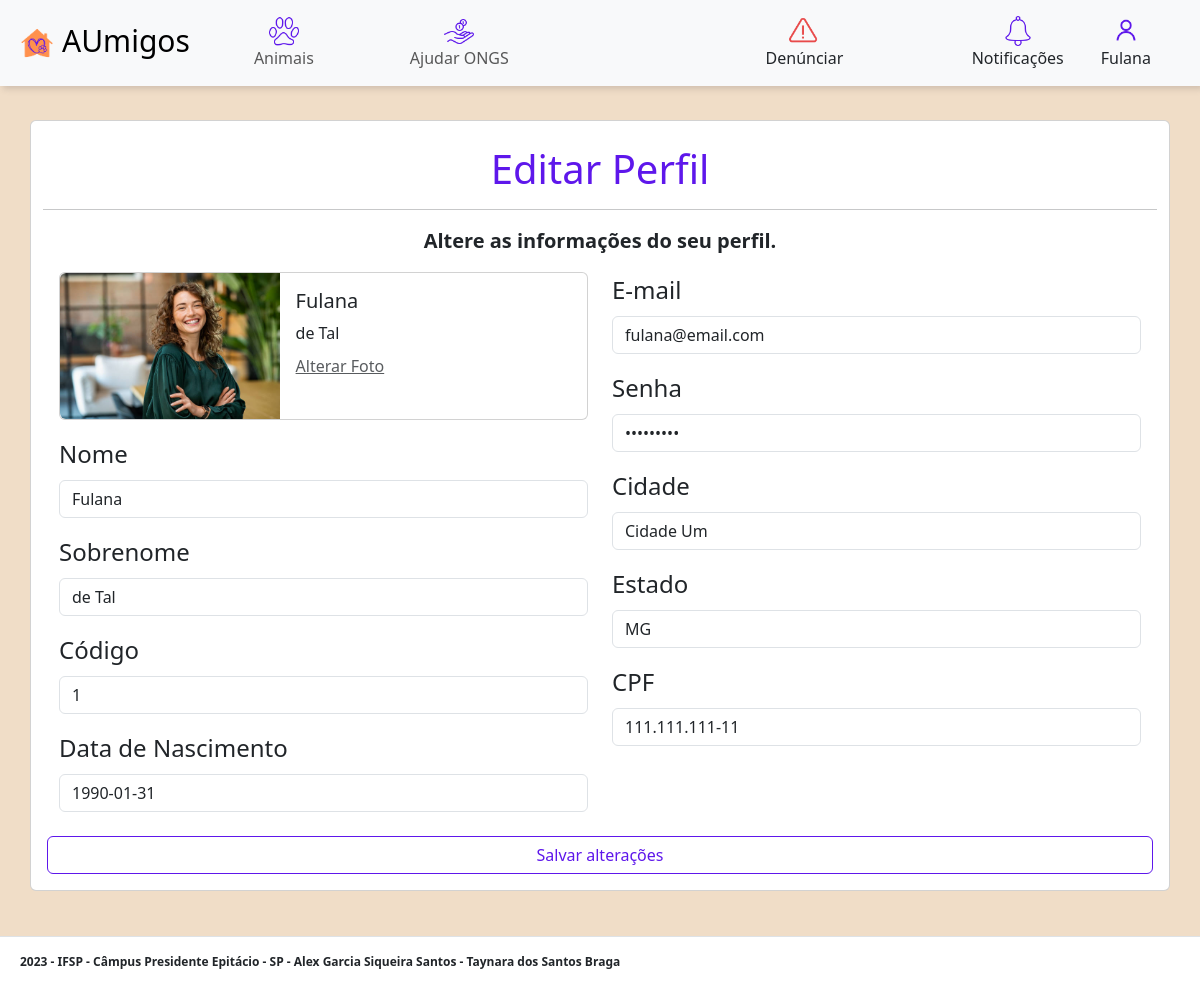
Page /u_editar.php?usuario_codigo=1 (signed in) on the committed database.
### tables this page shows
CREATE TABLE Usuario (
	usuario_codigo INT NOT NULL AUTO_INCREMENT,
	usuario_cpf VARCHAR(14) NOT NULL UNIQUE,
    usuario_foto VARCHAR(255),
	nome VARCHAR(45) NOT NULL,
	sobrenome VARCHAR(45) NOT NULL,
	data_nasc DATE NOT NULL,
	email VARCHAR(45) NOT NULL,
	senha VARCHAR(45) NOT NULL,
	cidade VARCHAR(45) NOT NULL,
	estado VARCHAR(45) NOT NULL,
	PRIMARY KEY (usuario_codigo)
);

### funcoes/_funcoesConfigBanco.php (called while the page is built, shortened)
<?php
function executarSelect($con, $sql){
    $res = mysqli_query($con, $sql);
    if($res && mysqli_num_rows($res) > 0){
        $dados = mysqli_fetch_all($res, MYSQLI_ASSOC);
    } else {
        $dados = array();
    }
    return $dados;
}

### u_editar.php (the view, shortened to what this page needs)
<?php
include "layout/_cabecalho.php";
include "layout/_u_navbar.php";
if (!isset($_POST["u_salvar"])) {
  $conexao = conectarBanco("aumigos");
  $usuario_codigo = $_GET["usuario_codigo"];
  $sql = "SELECT * FROM Usuario WHERE usuario_codigo = $usuario_codigo";
  $usuarios = executarSelect($conexao, $sql);
  $usuario = $usuarios[0];
}
?>
<main>
  <br><br><br>
  <div class="container mt-5 card">
    <br>
    <div class="row">
      <div class="col-12">
        <div class="text-center">
          <h1 class="titulo2">Editar Perfil</h1>
          <hr>
          <div class="fs-5 texto2">Altere as informações do seu perfil.</div>
        </div>
      </div>
    </div>
    <div class="row card-body">
      <div class="col-6">
        <form class=" fs-4" method="POST" action="atualizar.php" enctype="multipart/form-data">
          <div class="mb-2">
            <div class="">
              <div class="card mb-3" style="max-width: 540px;">
                <div class="row g-0">
                  <div class="col-md-5">
                    <img src="upload/<?= $usuario["usuario_foto"] ?>" class="img-fluid rounded-start" alt="...">
                  </div>
                  <div class="col-md-7">
                    <div class="card-body">
                      <h5 class="card-title"><?= $usuario["nome"] ?></h5>
                      <div class="fs-6 card-text"><?= $usuario["sobrenome"] ?></div>
                      <p class="card-text"><small class="text-body-secondary"><a class="text-body-secondary fs-6" href="u_editar_foto.php?usuario_codigo=<?= $usuario["usuario_codigo"] ?>">Alterar Foto</a></small></p>
                    </div>
                  </div>
                </div>
              </div>
            </div>
          </div>
          <div class="mb-3">
            <label for="nome" class="form-label">Nome</label>
            <input type="text" class="form-control" id="nome" name="nome" value="<?= $usuario["nome"] ?>">
          </div>
          <div class="mb-3">
            <label for="sobrenome" class="form-label">Sobrenome</label>
            <input type="text" class="form-control" id="sobrenome" name="sobrenome" value="<?= $usuario["sobrenome"] ?>">
          </div>
          <div class="mb-3">
            <label for="usuario_codigo" class="form-label">Código</label>
            <input type="text" class="form-control" id="usuario_codigo" name="usuario_codigo" value="<?= $usuario["usuario_codigo"] ?>" readonly>
          </div>
          <div class="mb-3">
            <label for="data_nasc" class="form-label">Data de Nascimento</label>
            <input type="text" class="form-control" id="data_nasc" name="data_nasc" value="<?= $usuario["data_nasc"] ?>">
          </div>
      </div>
      <div class="col-6 fs-4">
        <div class="mb-3">
          <label for="email" class="form-label">E-mail</label>
          <input type="email" class="form-control" id="email" name="email" placeholder="Digite um e-mail" value="<?= $usuario["email"] ?>">
        </div>
        <div class="mb-3">
          <label for="senha" class="form-label">Senha</label>
          <input type="password" class="form-control" id="senha" name="senha" placeholder="Digite uma senha" value="<?= $usuario["senha"] ?>">
        </div>
        <div class="mb-3">
          <label for="cidade" class="form-label">Cidade</label>
          <input type="text" class="form-control" id="cidade" name="cidade" placeholder="Digite sua cidade" value="<?= $usuario["cidade"] ?>">
        </div>
        <div class="mb-3">
          <label for="estado" class="form-label">Estado</label>
          <input type="text" class="form-control" id="estado" name="estado" placeholder="Digite seu estado" value="<?= $usuario["estado"] ?>">
        </div>
        <div class="mb-3">
          <label for="usuario_cpf" class="form-label">CPF</label>
          <input type="text" class="form-control" id="usuario_cpf" name="usuario_cpf" placeholder="Digite seu CPF" value="<?= $usuario["usuario_cpf"] ?>">
        </div>
      </div>
      <button type="submit" class="mt-2 form-control btn btn-roxo" name="u_salvar">Salvar alterações</button>
    </div>
  </div>
  <br><br><br><br>
</main>
<?php
include "layout/_rodape.php";
?>

### layout/_u_navbar.php (shortened to what this page needs)
<?php
$usuario_codigo = $_SESSION["usuario_codigo"];
$conexao = conectarBanco("aumigos");
$sql = "SELECT * FROM Usuario WHERE usuario_codigo = $usuario_codigo";
$usuarios = executarSelect($conexao, $sql);
$nome = $usuarios[0]["nome"];
?>
<nav class="navbar navbar-expand-lg bg-body-tertiary navbar fixed-top nav-shadow">
  <div class="container-fluid">
    <a class="navbar-brand d-flex justify-content-center" href="u_index.php?usuario_codigo=<?= $usuario_codigo ?>" style="font-size: 30px;">
      <img src="imagens/classica.png" alt="Logo" width="50px" height="50px" class="d-inline-block align-text-top">
      AUmigos
    </a>
    <div class="collapse navbar-collapse" id="navbarSupportedContent">
      <ul class="navbar-nav me-auto mb-2 mb-lg-0">
        <li class="nav-item">
          <a class="nav-link" href="u_animais.php?usuario_codigo=<?= $usuario_codigo ?>">
            <div class="d-flex flex-column align-items-center">
              <img src="imagens/icons8-pegada-de-gato-100.png" style="width: 30px;">
              Animais
            </div>
          </a>
        </li>
        <li class="nav-item">
          <a class="nav-link" href="u_doacoes.php?usuario_codigo=<?= $usuario_codigo ?>">
            <div class="d-flex flex-column align-items-center">
              <img src="imagens/icons8-receber-dinheiro-100.png" style="width: 30px;">
              Ajudar ONGS
            </div>
          </a>
        </li>
      </ul>
      <div class="ms-lg-auto me-lg-4">
        <a class="nav-link" href="u_denunciar.php?usuario_codigo=<?= $usuario_codigo ?>">
          <div class="d-flex flex-column align-items-center">
            <img src="imagens/icons8-erro-100.png" style="width: 30px;">
            Denúnciar
          </div>
        </a>
      </div>
      <div class="ms-lg-auto me-lg-4">
        <a class="nav-link" href="u_notificacoes.php?usuario_codigo=<?= $usuario_codigo ?>">
          <div class="d-flex flex-column align-items-center">
            <img src="imagens/icons8-lembrete-de-compromissos-100.png" style="width: 30px;">
            Notificações
          </div>
        </a>
      </div>
      <div class="me-lg-4 dropdown">
        <div class="btn d-flex flex-column align-items-center" data-bs-toggle="dropdown" aria-expanded="false">
          <img src="imagens/icons8-usuário-100.png" style="width: 30px;">
          <?= $nome ?>
        </div>
      </div>
    </div>
  </div>
</nav>

### rows in the picture
usuario: nome "Fulana", usuario_foto (picture), sobrenome "de Tal", usuario_codigo "1", data_nasc "1990-01-31", email "fulana@email.com", cidade "Cidade Um", estado "MG", usuario_cpf "111.111.111-11"
